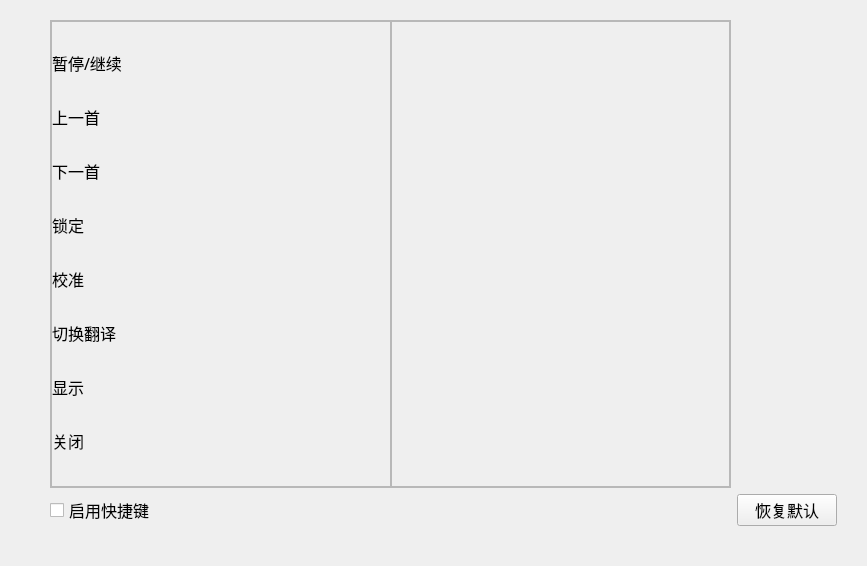
<?xml version="1.0" encoding="UTF-8"?>
<ui version="4.0">
 <class>HotkeysPage</class>
 <widget class="QWidget" name="HotkeysPage">
  <property name="geometry">
   <rect>
    <x>0</x>
    <y>0</y>
    <width>867</width>
    <height>566</height>
   </rect>
  </property>
  <property name="font">
   <font>
    <family>微软雅黑</family>
    <pointsize>12</pointsize>
   </font>
  </property>
  <property name="windowTitle">
   <string>LyricsPage</string>
  </property>
  <layout class="QGridLayout" name="hotkeyspage_gridLayout">
   <property name="leftMargin">
    <number>50</number>
   </property>
   <property name="topMargin">
    <number>20</number>
   </property>
   <property name="rightMargin">
    <number>30</number>
   </property>
   <property name="bottomMargin">
    <number>40</number>
   </property>
   <item row="1" column="2">
    <widget class="QPushButton" name="hotkeys_default_button">
     <property name="minimumSize">
      <size>
       <width>100</width>
       <height>32</height>
      </size>
     </property>
     <property name="maximumSize">
      <size>
       <width>100</width>
       <height>32</height>
      </size>
     </property>
     <property name="text">
      <string>恢复默认</string>
     </property>
    </widget>
   </item>
   <item row="1" column="0">
    <widget class="CheckBox" name="enable_hotkeys_checkBox">
     <property name="minimumSize">
      <size>
       <width>0</width>
       <height>32</height>
      </size>
     </property>
     <property name="maximumSize">
      <size>
       <width>16777215</width>
       <height>32</height>
      </size>
     </property>
     <property name="text">
      <string>启用快捷键</string>
     </property>
    </widget>
   </item>
   <item row="0" column="0" colspan="2">
    <widget class="QFrame" name="hotkeys_frame">
     <property name="frameShape">
      <enum>QFrame::StyledPanel</enum>
     </property>
     <property name="frameShadow">
      <enum>QFrame::Raised</enum>
     </property>
     <layout class="QGridLayout" name="HotkeysFrameGridLayout">
      <property name="leftMargin">
       <number>0</number>
      </property>
      <property name="topMargin">
       <number>0</number>
      </property>
      <property name="rightMargin">
       <number>0</number>
      </property>
      <property name="bottomMargin">
       <number>0</number>
      </property>
      <property name="spacing">
       <number>0</number>
      </property>
      <item row="0" column="0">
       <widget class="QFrame" name="hotkeyslabel_frame">
        <property name="minimumSize">
         <size>
          <width>0</width>
          <height>32</height>
         </size>
        </property>
        <property name="frameShape">
         <enum>QFrame::StyledPanel</enum>
        </property>
        <property name="frameShadow">
         <enum>QFrame::Raised</enum>
        </property>
        <layout class="QVBoxLayout" name="HotkeysLabelFrameVerticalLayout">
         <property name="leftMargin">
          <number>0</number>
         </property>
         <item>
          <widget class="QLabel" name="pause_hotkey_label">
           <property name="minimumSize">
            <size>
             <width>0</width>
             <height>32</height>
            </size>
           </property>
           <property name="maximumSize">
            <size>
             <width>16777215</width>
             <height>32</height>
            </size>
           </property>
           <property name="text">
            <string>暂停/继续</string>
           </property>
          </widget>
         </item>
         <item>
          <widget class="QLabel" name="last_hotkey_label">
           <property name="minimumSize">
            <size>
             <width>0</width>
             <height>32</height>
            </size>
           </property>
           <property name="maximumSize">
            <size>
             <width>16777215</width>
             <height>32</height>
            </size>
           </property>
           <property name="text">
            <string>上一首</string>
           </property>
          </widget>
         </item>
         <item>
          <widget class="QLabel" name="next_hotkey_label">
           <property name="minimumSize">
            <size>
             <width>0</width>
             <height>32</height>
            </size>
           </property>
           <property name="maximumSize">
            <size>
             <width>16777215</width>
             <height>32</height>
            </size>
           </property>
           <property name="text">
            <string>下一首</string>
           </property>
          </widget>
         </item>
         <item>
          <widget class="QLabel" name="lock_hotkey_label">
           <property name="minimumSize">
            <size>
             <width>0</width>
             <height>32</height>
            </size>
           </property>
           <property name="maximumSize">
            <size>
             <width>16777215</width>
             <height>32</height>
            </size>
           </property>
           <property name="text">
            <string>锁定</string>
           </property>
          </widget>
         </item>
         <item>
          <widget class="QLabel" name="calibration_hotkey_label">
           <property name="minimumSize">
            <size>
             <width>0</width>
             <height>32</height>
            </size>
           </property>
           <property name="maximumSize">
            <size>
             <width>16777215</width>
             <height>32</height>
            </size>
           </property>
           <property name="text">
            <string>校准</string>
           </property>
          </widget>
         </item>
         <item>
          <widget class="QLabel" name="trans_hotkey_label">
           <property name="minimumSize">
            <size>
             <width>0</width>
             <height>32</height>
            </size>
           </property>
           <property name="maximumSize">
            <size>
             <width>16777215</width>
             <height>32</height>
            </size>
           </property>
           <property name="text">
            <string>切换翻译</string>
           </property>
          </widget>
         </item>
         <item>
          <widget class="QLabel" name="show_hotkey_label">
           <property name="minimumSize">
            <size>
             <width>0</width>
             <height>32</height>
            </size>
           </property>
           <property name="maximumSize">
            <size>
             <width>16777215</width>
             <height>32</height>
            </size>
           </property>
           <property name="text">
            <string>显示</string>
           </property>
          </widget>
         </item>
         <item>
          <widget class="QLabel" name="close_hotkey_label">
           <property name="minimumSize">
            <size>
             <width>0</width>
             <height>32</height>
            </size>
           </property>
           <property name="maximumSize">
            <size>
             <width>16777215</width>
             <height>32</height>
            </size>
           </property>
           <property name="text">
            <string>关闭</string>
           </property>
          </widget>
         </item>
        </layout>
       </widget>
      </item>
      <item row="0" column="1">
       <widget class="QFrame" name="hotkeyslineedit_frame">
        <property name="frameShape">
         <enum>QFrame::StyledPanel</enum>
        </property>
        <property name="frameShadow">
         <enum>QFrame::Raised</enum>
        </property>
        <layout class="QVBoxLayout" name="HotkeysLineEditFrameVerticalLayout">
         <property name="leftMargin">
          <number>20</number>
         </property>
        </layout>
       </widget>
      </item>
     </layout>
    </widget>
   </item>
   <item row="1" column="1">
    <spacer name="hotkeys_page_horizontalSpacer">
     <property name="orientation">
      <enum>Qt::Horizontal</enum>
     </property>
     <property name="sizeHint" stdset="0">
      <size>
       <width>164</width>
       <height>29</height>
      </size>
     </property>
    </spacer>
   </item>
  </layout>
 </widget>
 <customwidgets>
  <customwidget>
   <class>CheckBox</class>
   <extends>QCheckBox</extends>
   <header>qfluentwidgets.h</header>
  </customwidget>
 </customwidgets>
 <resources/>
 <connections/>
</ui>
